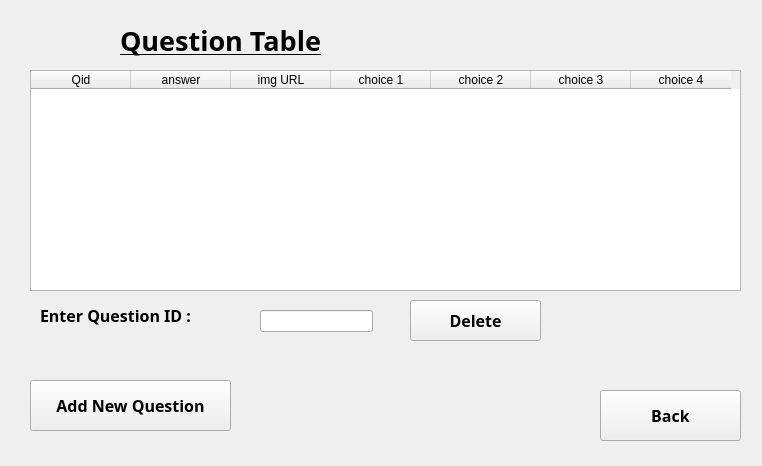
<?xml version="1.0" encoding="UTF-8"?>
<ui version="4.0">
 <class>QuestionTable</class>
 <widget class="QMainWindow" name="QuestionTable">
  <property name="geometry">
   <rect>
    <x>0</x>
    <y>0</y>
    <width>762</width>
    <height>466</height>
   </rect>
  </property>
  <property name="windowTitle">
   <string>MainWindow</string>
  </property>
  <widget class="QWidget" name="centralwidget">
   <widget class="QTableWidget" name="questionTable">
    <property name="geometry">
     <rect>
      <x>30</x>
      <y>70</y>
      <width>711</width>
      <height>221</height>
     </rect>
    </property>
    <property name="cornerButtonEnabled">
     <bool>false</bool>
    </property>
    <column>
     <property name="text">
      <string>Qid</string>
     </property>
    </column>
    <column>
     <property name="text">
      <string>answer</string>
     </property>
    </column>
    <column>
     <property name="text">
      <string>img URL</string>
     </property>
    </column>
    <column>
     <property name="text">
      <string>choice 1</string>
     </property>
    </column>
    <column>
     <property name="text">
      <string>choice 2</string>
     </property>
    </column>
    <column>
     <property name="text">
      <string>choice 3</string>
     </property>
    </column>
    <column>
     <property name="text">
      <string>choice 4</string>
     </property>
    </column>
   </widget>
   <widget class="QLabel" name="question_TABLE_LABEL">
    <property name="geometry">
     <rect>
      <x>120</x>
      <y>10</y>
      <width>241</width>
      <height>61</height>
     </rect>
    </property>
    <property name="font">
     <font>
      <family>Arial Black</family>
      <pointsize>20</pointsize>
      <weight>75</weight>
      <bold>true</bold>
     </font>
    </property>
    <property name="text">
     <string>&lt;html&gt;&lt;head/&gt;&lt;body&gt;&lt;p&gt;&lt;span style=&quot; text-decoration: underline;&quot;&gt;Question Table&lt;/span&gt;&lt;/p&gt;&lt;/body&gt;&lt;/html&gt;</string>
    </property>
   </widget>
   <widget class="QPushButton" name="deleteButton">
    <property name="geometry">
     <rect>
      <x>410</x>
      <y>300</y>
      <width>131</width>
      <height>41</height>
     </rect>
    </property>
    <property name="font">
     <font>
      <family>Arial Black</family>
      <pointsize>12</pointsize>
      <weight>75</weight>
      <bold>true</bold>
     </font>
    </property>
    <property name="text">
     <string>Delete</string>
    </property>
   </widget>
   <widget class="QPushButton" name="backButton">
    <property name="geometry">
     <rect>
      <x>600</x>
      <y>390</y>
      <width>141</width>
      <height>51</height>
     </rect>
    </property>
    <property name="font">
     <font>
      <family>Arial Black</family>
      <pointsize>12</pointsize>
      <weight>75</weight>
      <bold>true</bold>
     </font>
    </property>
    <property name="text">
     <string>Back</string>
    </property>
   </widget>
   <widget class="QLineEdit" name="input_qid">
    <property name="geometry">
     <rect>
      <x>260</x>
      <y>310</y>
      <width>113</width>
      <height>22</height>
     </rect>
    </property>
   </widget>
   <widget class="QLabel" name="question_label_LABEL">
    <property name="geometry">
     <rect>
      <x>40</x>
      <y>300</y>
      <width>231</width>
      <height>31</height>
     </rect>
    </property>
    <property name="font">
     <font>
      <family>Arial Black</family>
      <pointsize>12</pointsize>
      <weight>75</weight>
      <bold>true</bold>
     </font>
    </property>
    <property name="text">
     <string>Enter Question ID :</string>
    </property>
   </widget>
   <widget class="QPushButton" name="add_new_question_button">
    <property name="geometry">
     <rect>
      <x>30</x>
      <y>380</y>
      <width>201</width>
      <height>51</height>
     </rect>
    </property>
    <property name="font">
     <font>
      <family>Arial Black</family>
      <pointsize>12</pointsize>
      <weight>75</weight>
      <bold>true</bold>
     </font>
    </property>
    <property name="text">
     <string>Add New Question</string>
    </property>
   </widget>
  </widget>
 </widget>
 <resources/>
 <connections/>
</ui>
